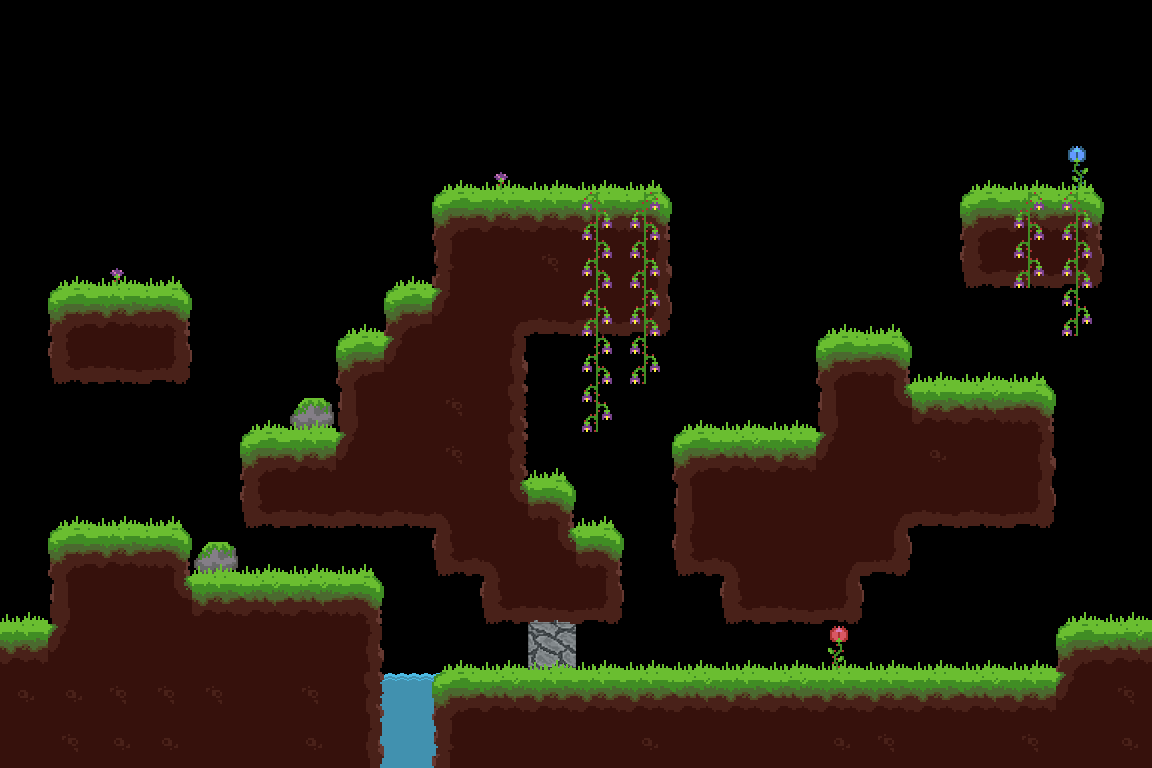

Below is a game level as drawn by its tile map, then a one-line description and the .tmx that defines it (tile-layer data replaced by summaries):
An orthogonal 24x16 tile map with 48x48 px tiles, 6 tile layers (eau, murD, terrain, deco2, ...), 4 tilesets and 52 objects (spawn1, spawn2, spawn3).

<map version="1.0" orientation="orthogonal" renderorder="right-down" width="24" height="16" tilewidth="48" tileheight="48">
 <tileset firstgid="1" name="terrain" tilewidth="48" tileheight="48">
  <image source="tileSets/forest.png" width="336" height="384" />
  <terraintypes>
   <terrain name="ciel" tile="-1" />
   <terrain name="groundGrass" tile="-1" />
  </terraintypes>
  <tile id="1" terrain=",,,1">
   <objectgroup draworder="index">
    <object x="0" y="0" width="48" height="48" />
   </objectgroup>
  </tile>
  <tile id="2" terrain=",,1,1">
   <objectgroup draworder="index">
    <object x="-1.77636e-15" y="0" width="48" height="48" />
   </objectgroup>
  </tile>
  <tile id="3" terrain=",,1,1">
   <objectgroup draworder="index">
    <object x="-1.77636e-15" y="7.10543e-15" width="48" height="48" />
   </objectgroup>
  </tile>
  <tile id="4" terrain=",,1,">
   <objectgroup draworder="index">
    <object x="0" y="-1.42109e-14" width="48" height="48" />
   </objectgroup>
  </tile>
  <tile id="5" terrain="1,1,1,">
   <objectgroup draworder="index">
    <object x="0" y="-1.42109e-14" width="48" height="48" />
   </objectgroup>
  </tile>
  <tile id="6" terrain="1,1,,1">
   <objectgroup draworder="index">
    <object x="0" y="0" width="48" height="48" />
   </objectgroup>
  </tile>
  <tile id="8" terrain=",1,,1">
   <objectgroup draworder="index">
    <object x="0" y="-1.42109e-14" width="48" height="48" />
   </objectgroup>
  </tile>
  <tile id="9" terrain="1,1,1,1">
   <objectgroup draworder="index">
    <object x="0" y="-1.42109e-14" width="48" height="48" />
   </objectgroup>
  </tile>
  <tile id="10" terrain="1,1,1,1">
   <objectgroup draworder="index">
    <object x="0" y="-1.42109e-14" width="48" height="48" />
   </objectgroup>
  </tile>
  <tile id="11" terrain="1,,1,">
   <objectgroup draworder="index">
    <object x="0" y="-1.42109e-14" width="48" height="48" />
   </objectgroup>
  </tile>
  <tile id="12" terrain="1,,1,1">
   <objectgroup draworder="index">
    <object x="0" y="-1.42109e-14" width="48" height="48" />
   </objectgroup>
  </tile>
  <tile id="13" terrain=",1,1,1">
   <objectgroup draworder="index">
    <object x="0" y="0" width="48" height="48" />
   </objectgroup>
  </tile>
  <tile id="15" terrain=",1,,1">
   <objectgroup draworder="index">
    <object x="0" y="0" width="48" height="48" />
   </objectgroup>
  </tile>
  <tile id="16" terrain="1,1,1,1">
   <objectgroup draworder="index">
    <object x="0" y="-1.42109e-14" width="48" height="48" />
   </objectgroup>
  </tile>
  <tile id="17" terrain="1,1,1,1">
   <objectgroup draworder="index">
    <object x="0" y="-1.42109e-14" width="48" height="48" />
   </objectgroup>
  </tile>
  <tile id="18" terrain="1,,1,">
   <objectgroup draworder="index">
    <object x="0" y="-1.42109e-14" width="48" height="48" />
   </objectgroup>
  </tile>
  <tile id="22" terrain=",1,,">
   <objectgroup draworder="index">
    <object x="0" y="1.77636e-15" width="48" height="48" />
   </objectgroup>
  </tile>
  <tile id="23" terrain="1,1,,">
   <objectgroup draworder="index">
    <object x="0" y="0" width="48" height="48" />
   </objectgroup>
  </tile>
  <tile id="24" terrain="1,1,,">
   <objectgroup draworder="index">
    <object x="0" y="0" width="48" height="48" />
   </objectgroup>
  </tile>
  <tile id="25" terrain="1,,,">
   <objectgroup draworder="index">
    <object x="0" y="0" width="48" height="48" />
   </objectgroup>
  </tile>
  <tile id="29">
   <objectgroup draworder="index">
    <object x="0" y="2.66454e-15" width="48" height="48" />
   </objectgroup>
  </tile>
  <tile id="30">
   <objectgroup draworder="index">
    <object x="8.88178e-16" y="-8.88178e-16" width="48" height="48" />
   </objectgroup>
  </tile>
  <tile id="31">
   <objectgroup draworder="index">
    <object x="0" y="8.88176e-16" width="48" height="48" />
   </objectgroup>
  </tile>
  <tile id="32">
   <objectgroup draworder="index">
    <object x="0" y="-8.88178e-16" width="48" height="48" />
   </objectgroup>
  </tile>
  <tile id="33">
   <objectgroup draworder="index">
    <object x="8.88178e-16" y="8.88178e-16" width="48" height="48" />
   </objectgroup>
  </tile>
  <tile id="34">
   <objectgroup draworder="index">
    <object x="0" y="8.88178e-16" width="48" height="48" />
   </objectgroup>
  </tile>
  <tile id="36">
   <objectgroup draworder="index">
    <object x="1.77636e-15" y="8.88178e-16" width="48" height="48" />
   </objectgroup>
  </tile>
  <tile id="37">
   <objectgroup draworder="index">
    <object x="0" y="2.66454e-15" width="48" height="48" />
   </objectgroup>
  </tile>
  <tile id="38">
   <objectgroup draworder="index">
    <object x="0" y="2.66454e-15" width="48" height="48" />
   </objectgroup>
  </tile>
  <tile id="39">
   <objectgroup draworder="index">
    <object x="0" y="8.88176e-16" width="48" height="48" />
   </objectgroup>
  </tile>
  <tile id="40">
   <objectgroup draworder="index">
    <object x="0" y="-8.88178e-16" width="48" height="48" />
   </objectgroup>
  </tile>
  <tile id="41">
   <objectgroup draworder="index">
    <object x="8.88178e-16" y="-8.88178e-16" width="48" height="48" />
   </objectgroup>
  </tile>
  <tile id="43">
   <objectgroup draworder="index">
    <object x="8.88178e-16" y="8.88178e-16" width="48" height="48" />
   </objectgroup>
  </tile>
  <tile id="44">
   <objectgroup draworder="index">
    <object x="-1.77636e-15" y="-8.88178e-16" width="48" height="48" />
   </objectgroup>
  </tile>
  <tile id="45">
   <objectgroup draworder="index">
    <object x="0" y="2.66454e-15" width="48" height="48" />
   </objectgroup>
  </tile>
  <tile id="46">
   <objectgroup draworder="index">
    <object x="8.88178e-16" y="8.88178e-16" width="48" height="48" />
   </objectgroup>
  </tile>
  <tile id="47" terrain=",,,0" />
  <tile id="48" terrain=",,0," />
  <tile id="50">
   <objectgroup draworder="index">
    <object x="1.77636e-15" y="8.88178e-16" width="48" height="48" />
   </objectgroup>
  </tile>
  <tile id="51">
   <objectgroup draworder="index">
    <object x="0" y="2.66454e-15" width="48" height="48" />
   </objectgroup>
  </tile>
  <tile id="52">
   <objectgroup draworder="index">
    <object x="1.77636e-15" y="2.66454e-15" width="48" height="48" />
   </objectgroup>
  </tile>
  <tile id="53">
   <objectgroup draworder="index">
    <object x="0" y="8.88176e-16" width="48" height="48" />
   </objectgroup>
  </tile>
  <tile id="54" terrain=",0,," />
  <tile id="55" terrain="0,,," />
 </tileset>
 <tileset firstgid="57" name="terrain2" tilewidth="48" tileheight="48">
  <image source="tileSets/sol2.png" width="576" height="576" />
  <terraintypes>
   <terrain name="dirt" tile="-1" />
  </terraintypes>
  <tile id="13" terrain=",,,0">
   <objectgroup draworder="index">
    <object x="0" y="0" width="48" height="48" />
   </objectgroup>
  </tile>
  <tile id="14" terrain=",,0,0">
   <objectgroup draworder="index">
    <object x="0" y="-2.66454e-15" width="48" height="48" />
   </objectgroup>
  </tile>
  <tile id="15" terrain=",,0,0">
   <objectgroup draworder="index">
    <object x="1.77636e-15" y="8.88178e-16" width="48" height="48" />
   </objectgroup>
  </tile>
  <tile id="16" terrain=",,0,">
   <objectgroup draworder="index">
    <object x="0" y="-8.88178e-16" width="48" height="48" />
   </objectgroup>
  </tile>
  <tile id="17" terrain="0,0,0,">
   <objectgroup draworder="index">
    <object x="0" y="-8.88178e-16" width="48" height="48" />
   </objectgroup>
  </tile>
  <tile id="18" terrain="0,0,,0">
   <objectgroup draworder="index">
    <object x="-1.77636e-15" y="-2.66454e-15" width="48" height="48" />
   </objectgroup>
  </tile>
  <tile id="25" terrain=",0,,0">
   <objectgroup draworder="index" />
  </tile>
  <tile id="26" terrain="0,0,0,0">
   <objectgroup draworder="index" />
  </tile>
  <tile id="27" terrain="0,0,0,0">
   <objectgroup draworder="index" />
  </tile>
  <tile id="28" terrain="0,,0,">
   <objectgroup draworder="index" />
  </tile>
  <tile id="29" terrain="0,,0,0">
   <objectgroup draworder="index">
    <object x="8.88178e-16" y="0" width="48" height="48" />
   </objectgroup>
  </tile>
  <tile id="30" terrain=",0,0,0">
   <objectgroup draworder="index">
    <object x="1.77636e-15" y="8.88178e-16" width="48" height="48" />
   </objectgroup>
  </tile>
  <tile id="37" terrain=",0,,0">
   <objectgroup draworder="index" />
  </tile>
  <tile id="38" terrain="0,0,0,0">
   <objectgroup draworder="index" />
  </tile>
  <tile id="39" terrain="0,0,0,0">
   <objectgroup draworder="index" />
  </tile>
  <tile id="40" terrain="0,,0,">
   <objectgroup draworder="index" />
  </tile>
  <tile id="49" terrain=",0,,">
   <objectgroup draworder="index" />
  </tile>
  <tile id="50" terrain="0,0,,">
   <objectgroup draworder="index" />
  </tile>
  <tile id="51" terrain="0,0,,">
   <objectgroup draworder="index" />
  </tile>
  <tile id="52" terrain="0,,,">
   <objectgroup draworder="index" />
  </tile>
  <tile id="54">
   <objectgroup draworder="index">
    <object x="0" y="0" width="48" height="48" />
   </objectgroup>
  </tile>
 </tileset>
 <tileset firstgid="201" name="eau2" tilewidth="48" tileheight="48">
  <image source="tileSets/eau2.png" width="48" height="144" />
 </tileset>
 <tileset firstgid="204" name="deco" tilewidth="48" tileheight="48">
  <image source="tileSets/decor-forest.png" width="192" height="192" />
 </tileset>
 <layer name="eau" width="24" height="16">
  <data>[384 cells, 6 non-empty, 2 distinct tile ids]</data>
 </layer>
 <layer name="murD" width="24" height="16">
  <data>[384 cells, 3 non-empty, 1 distinct tile ids]</data>
 </layer>
 <layer name="terrain" width="24" height="16">
  <data>[384 cells, 153 non-empty, 20 distinct tile ids]</data>
 </layer>
 <objectgroup name="enemySpawn">
  <object name="spawn1" x="128" y="185" width="56" height="101">
   <properties>
    <property name="Enemy" value="1" />
   </properties>
  </object>
  <object name="spawn2" x="565" y="78" width="68" height="110">
   <properties>
    <property name="Enemy" value="1" />
   </properties>
  </object>
  <object name="spawn3" x="978" y="561" width="53" height="104">
   <properties>
    <property name="Enemy" value="1" />
   </properties>
  </object>
 </objectgroup>
 <layer name="deco2" width="24" height="16">
  <data>[384 cells, 20 non-empty, 6 distinct tile ids]</data>
 </layer>
 <layer name="deco" width="24" height="16">
  <data>[384 cells, 48 non-empty, 3 distinct tile ids]</data>
 </layer>
 <layer name="terre" width="24" height="16">
  <data>[384 cells, 0 non-empty, 0 distinct tile ids]</data>
 </layer>
</map>
